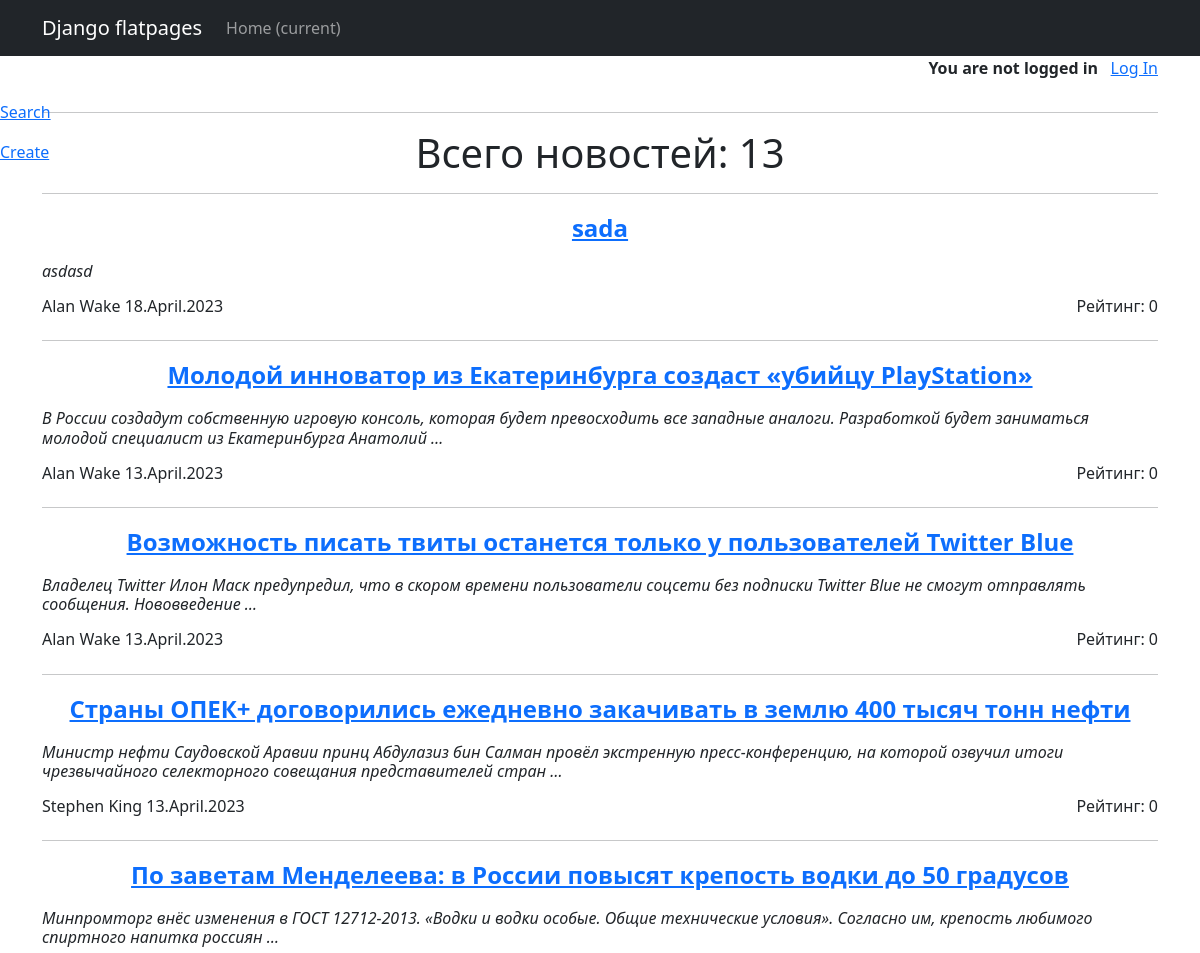
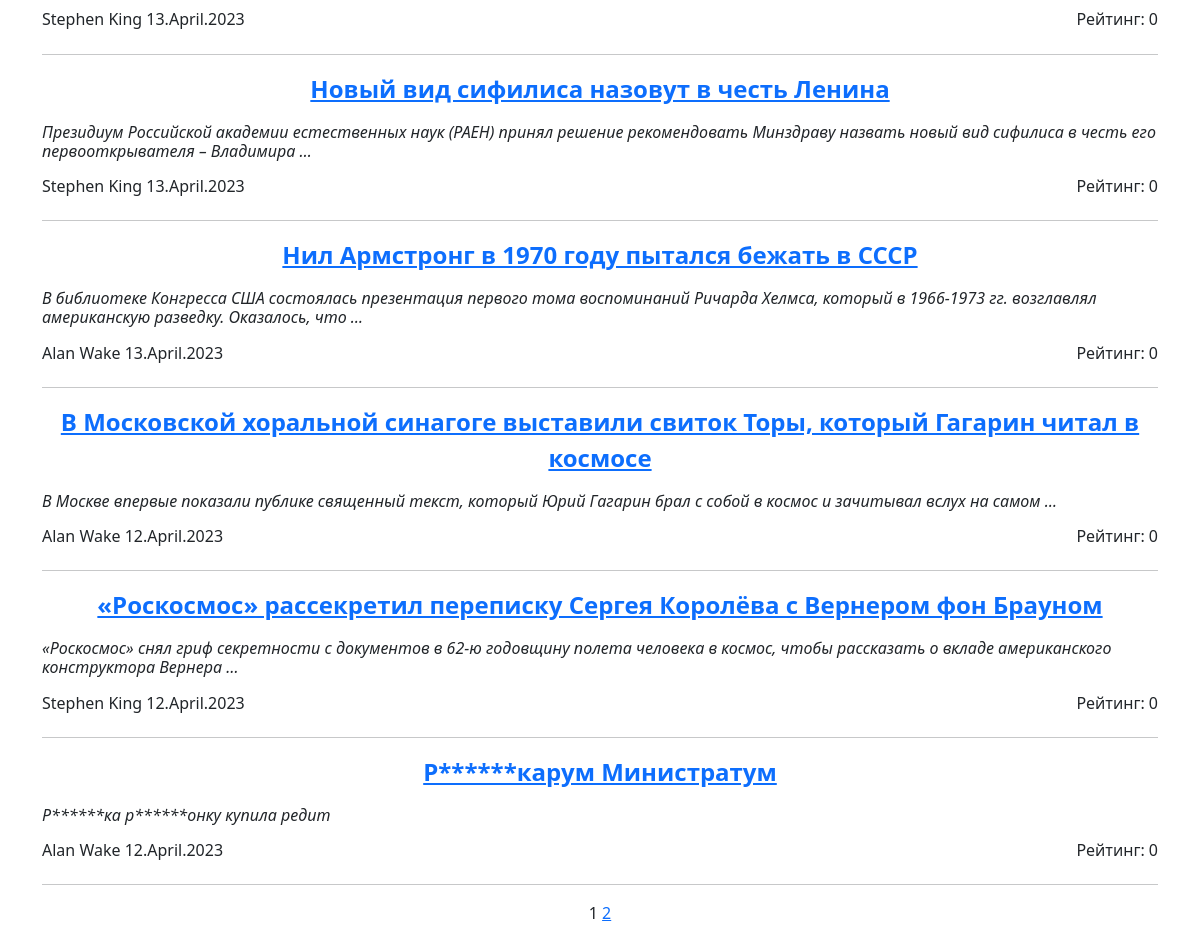
/posts/, run on an earlier commit of the app's database (2 pictures, top to bottom).
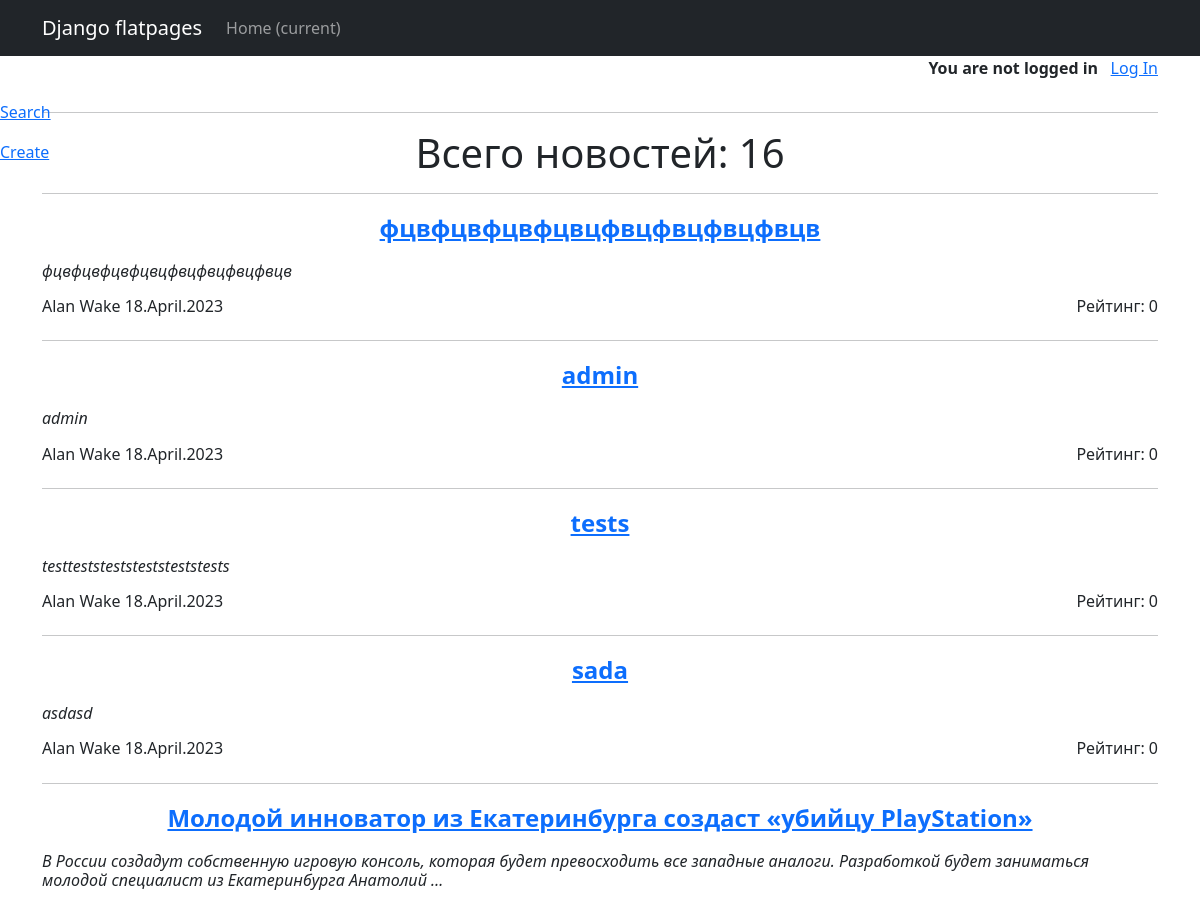
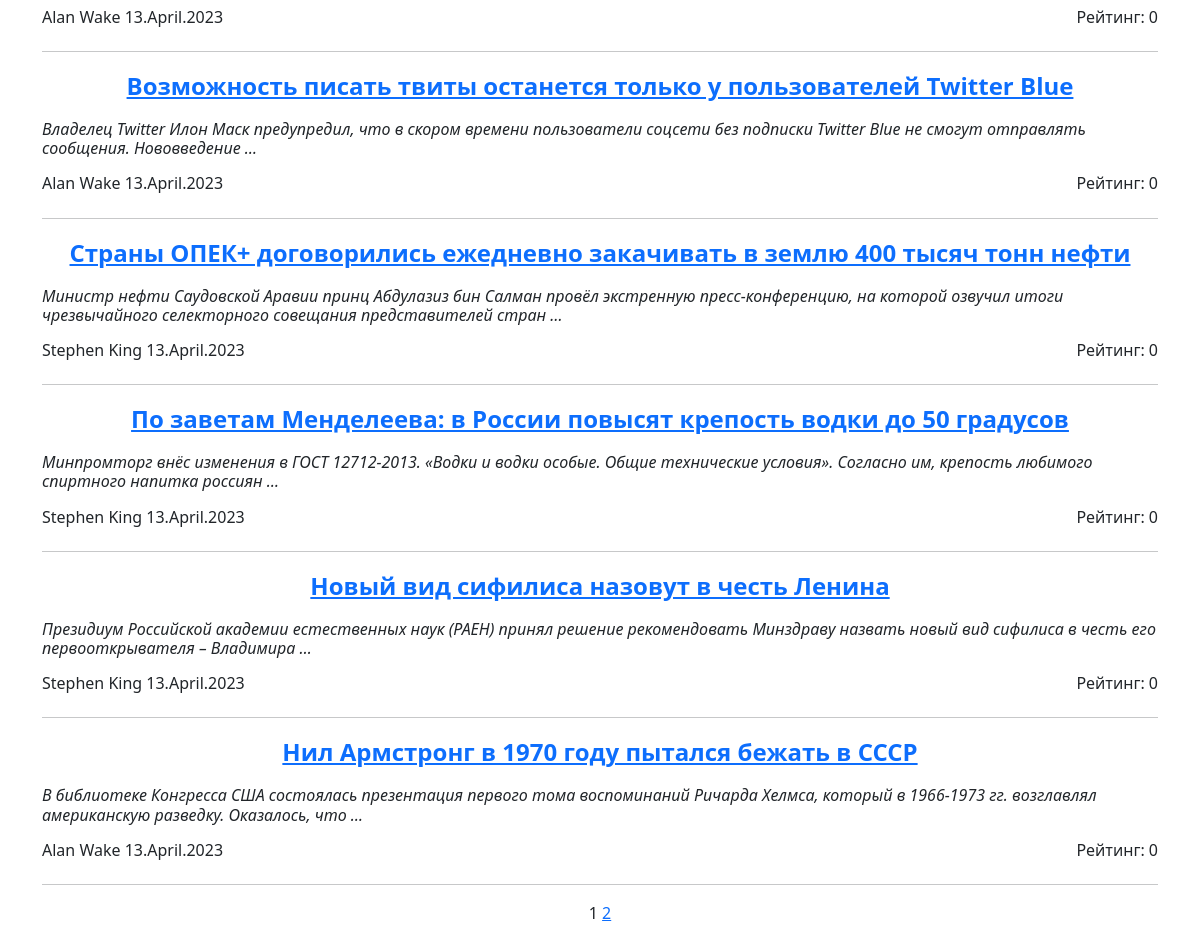
And on a later commit of the database (2 pictures, top to bottom).
### news/models.py (models this page shows, shortened)
class Post(models.Model):
    ar = 'Article'
    nw = 'News'
    post_types = [
        (ar, 'Article'),
        (nw, 'News')
    ]
    post_type = models.CharField(max_length=7, choices=post_types, default=nw)
    t_creation = models.DateTimeField(auto_now_add=True)
    title = models.CharField(max_length=255)
    content = models.TextField()
    rating = models.IntegerField(default=0, db_column='rating')
    author = models.ForeignKey('Author', on_delete=models.CASCADE, related_name='post')
    category = models.ManyToManyField('Category', blank=True, through='PostCategory', verbose_name='Категории')  # Связь многие к многим

class Author(models.Model):
    full_name = models.CharField(max_length=100)
    rating = models.IntegerField(default=0) # значение вычисляется в update_rating
    user = models.ForeignKey('auth.User', on_delete=models.CASCADE) # связь с методом User один к одному
    def update_rating(self):
        r_comments_by_author = Comment.objects.filter(user_id=self.user.id).aggregate(models.Sum('rating'))['rating__sum'] # new variant
        r_posts = Post.objects.filter(author_id=self).aggregate(models.Sum('rating')) #суммарный рейтинг за посты
        post_ids = Post.objects.filter(author_id=self).values_list('id', flat=True) #(flat=True) чтобы получить одним списком id всех постов этого автора
        r_comments_to_author_posts = Comment.objects.filter(post_id__in=post_ids).aggregate(models.Sum('rating'))['rating__sum']
        print(r_posts, r_posts['rating__sum'], r_comments_by_author, r_comments_to_author_posts)
        self.rating = (int(r_posts['rating__sum']) * 3) + int(r_comments_by_author) + int(r_comments_to_author_posts)
        print(self.rating)
        self.save()
    def __str__(self):
        return self.full_name

### news/views.py (the view)
# urls.py: path('posts/', include('news.urls')),  # < Подключаем представления сначала в news\urls.py находим  PostsList.as_view, => views.py template_name = 'posts.html'
class PostsList(ListView):
    model = Post # Указываем модель, объекты которой мы будем выводить
    ordering = '-t_creation' # Заметка. Тут надо добавить сортировку по времени
    template_name = 'posts.html'  # Указываем имя шаблона, с инструкциями по отображению объектов модели
    context_object_name = 'posts'  # Это имя списка где лежат все объекты. К нему обращаемся в html-шаблоне.
    paginate_by = 10
    def get_queryset(self):
        queryset = super().get_queryset()  # Получаем обычный запрос
        self.filterset = PostFilter(self.request.GET, queryset)  # Используем наш класс фильтрации. self.request.GET содержит объект QueryDict,
        return self.filterset.qs  # Возвращаем из функции отфильтрованный список товаров
    def get_context_data(self, **kwargs):  # Метод get_context_data позволяет нам изменить набор данных, который будет передан в шаблон.
        context = super().get_context_data(**kwargs)
        context['filterset'] = self.filterset  # Добавляем в контекст объект фильтрации.
        context['post_count'] = Post.objects.count()
        return context

### news/templatetags/custom_filters.py (called while the page is built)
@register.filter()
def censor(value):
   for word in bad_words:
      if word.lower() in value.lower():
         value = value.replace(word[1:-2], '*' * (len(word)-1))
   return value

### news/templatetags/custom_tags.py (called while the page is built)
@register.simple_tag(takes_context=True)
def url_replace(context, **kwargs):
   d = context['request'].GET.copy()
   for k, v in kwargs.items():
       d[k] = v
   return d.urlencode()

### templates/Posts.html (shortened to what this page needs)
{% extends 'flatpages/default.html' %}
{% load custom_filters %}
{% load custom_tags %}
{% block content %}
<div style="display: flex; justify-content: right; align-items: right; ">
    {% if user.is_authenticated %}
      <p style="text-align: right; font-weight: bold">{{ user.username }}!&nbsp&nbsp</p>
      <a style="display: block; text-align: right" href="{% url 'logout' %}">Log Out</a>
    {% else %}
      <p style="text-align: right; font-weight: bold">You are not logged in &nbsp&nbsp</p>
      <a style="display: block; text-align: right" href="{% url 'login' %}">Log In</a>
    {% endif %}
</div>
<hr>
<h1>Всего новостей: {{ post_count }}</h1>
<hr>
<a href="search" style="position: fixed; left: 0; top: 100px;">Search</a>
<a href="create" style="position: fixed; left: 0; top: 140px;">Create</a>
   {% if posts %}
       {% for post in posts %}
           <a href="{% url 'post_full' pk=post.pk %}" style="display: block; text-align: center; font-size:24px; font-weight: bold">{{post.title|censor}}</a>
           <h6 style="text-align: left; font-style: italic;">{{post.content|truncatewords:20|censor}}</h6>
           <div style="display: flex; justify-content: space-between; align-items: center;">
               <h6>{{post.author}} {{post.t_creation|date:"j.F.Y" }}</h6>
               <h6>Рейтинг: {{post.rating}}</h6>
           </div>
           <hr>
       {% endfor %}
   {% else %}
       <h2>Конец истории</h2>
   {% endif %}
   {{ page_obj.number }}
   {% if page_obj.has_next %}
       <a href="?{% url_replace page=page_obj.next_page_number %}">{{ page_obj.next_page_number }}</a>
   {% endif %}
{% endblock content %}

What changed in the data, as far as the page shows it:
no longer on this page (row unchanged): Post: title|censor "В Московской хоральной синагоге выставили свиток Торы, который Гагарин читал в космосе", content|censor "В Москве впервые показали публике священный текст, который Юрий Гагарин брал с собой в космос и зачитывал вслух на самом …", author "Alan Wake", t_creation "12.April.2023", rating "0"
no longer on this page (row unchanged): Post: title|censor "«Роскосмос» рассекретил переписку Сергея Королёва с Вернером фон Брауном", content|censor "«Роскосмос» снял гриф секретности с документов в 62-ю годовщину полета человека в космос, чтобы рассказать о вкладе американского конструктора Вернера …", author "Stephen King", t_creation "12.April.2023", rating "0"
no longer on this page (row unchanged): Post: title|censor "Р******карум Министратум", content|censor "Р******ка р******онку купила редит", author "Alan Wake", t_creation "12.April.2023", rating "0"
added Post: title|censor "фцвфцвфцвфцвцфвцфвцфвцфвцв", content|censor "фцвфцвфцвфцвцфвцфвцфвцфвцв", author "Alan Wake", t_creation "18.April.2023", rating "0"
added Post: title|censor "admin", content|censor "admin", author "Alan Wake", t_creation "18.April.2023", rating "0"
added Post: title|censor "tests", content|censor "testteststeststeststeststests", author "Alan Wake", t_creation "18.April.2023", rating "0"
Also different on the page:
{{ post_count }}: "13" → "16"
